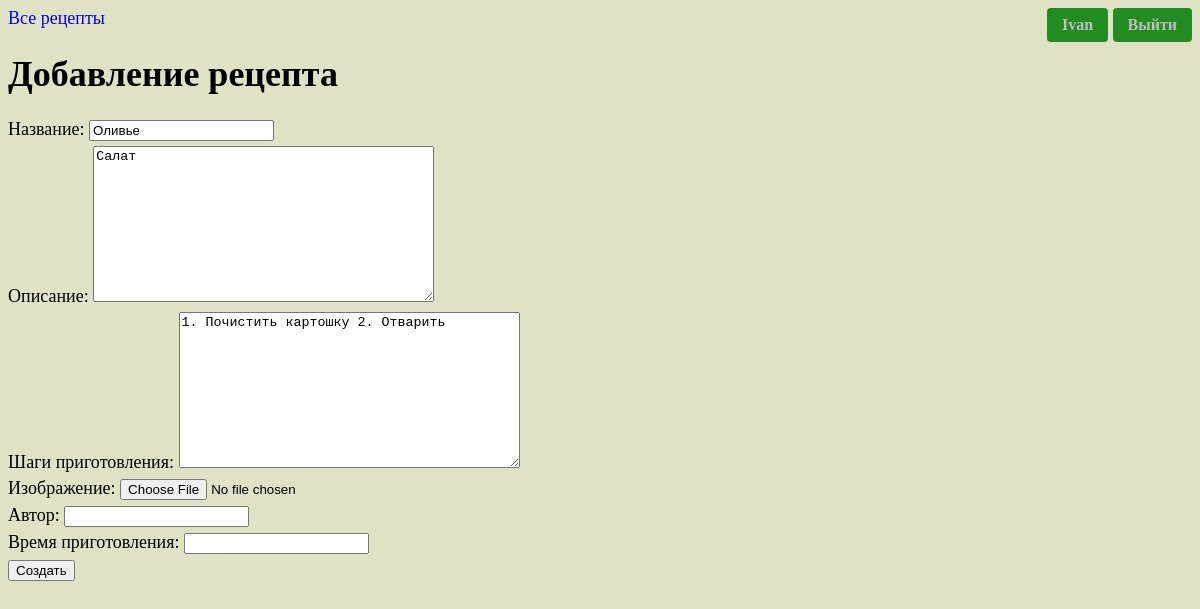
The app's page /main/update-receipt/2/update (signed in), older data.
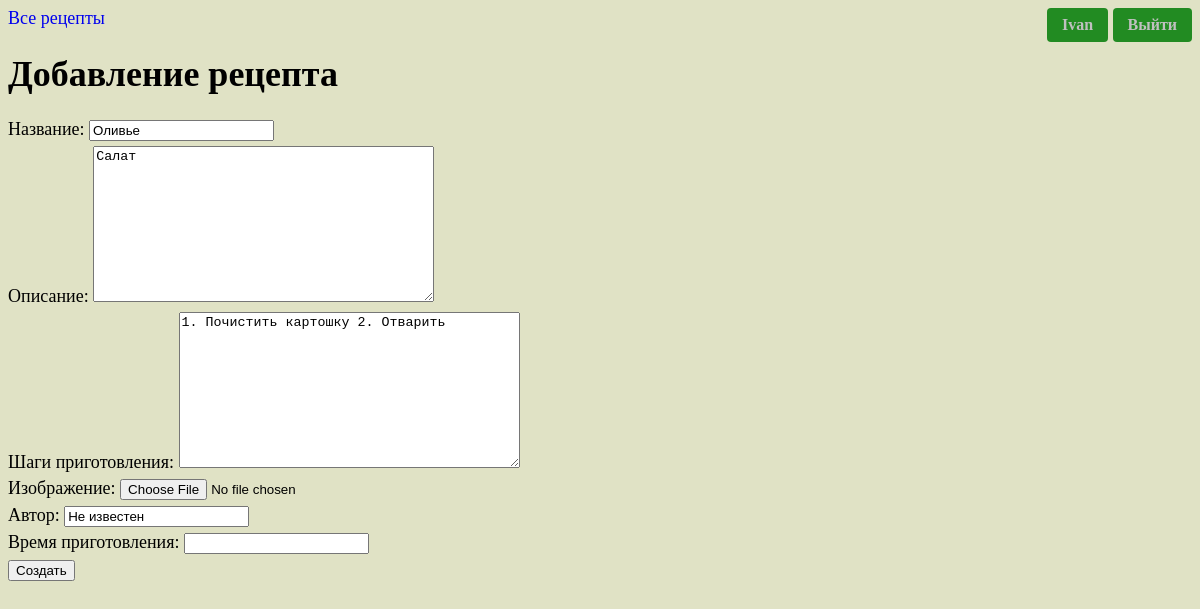
The same page, newer data.
### main/models.py (models this page shows, shortened)
class Receipt(models.Model):
    name = models.CharField(max_length=30, verbose_name="Название")
    description = models.TextField(blank=True, verbose_name="Описание")
    cooking_steps = models.TextField(verbose_name="Шаги приготовления")
    cooking_time = models.TimeField(null=True, verbose_name="Время приготовления")
    image = models.ImageField(upload_to='main/static/img/', null=True, blank=True, verbose_name="Изображение")
    author = models.CharField(max_length=50, null=False, verbose_name="Автор")
    user_created = models.ForeignKey(User, on_delete=models.CASCADE, blank=True)

### main/views.py (the view, shortened to what this page needs)
# urls.py: path('update-receipt/<int:pk>/update', UpdateReceiptView.as_view(), name="update_receipt"),
class UpdateReceiptView(UpdateView):
    model = Receipt
    fields = "name", "description", "cooking_steps", "image", "author", "cooking_time"
    success_url = reverse_lazy("main:receipt_details")

### main/templates/main/receipt_form.html (shortened to what this page needs)
{% extends "main/index.html" %}
{% block body %}
    {% if user.is_authenticated %}
        <div>
            <a href="{% url "main:home_page" %}">Все рецепты</a>
            </div>
        <h1>Добавление рецепта</h1>
        <div class="receipt_form">
            <form method="post" enctype="multipart/form-data">
                {{ form.as_p }}
                <button type="submit"> Создать</button>
            </form>
        </div>
    {% else %}
        <h1>Для добавления рецепта необходимо авторизоваться</h1>
    {% endif %}
{% endblock %}

Row changes from the older to the newer data that the page shows:
changed Receipt "Оливье": author (not shown) → "Не известен"
